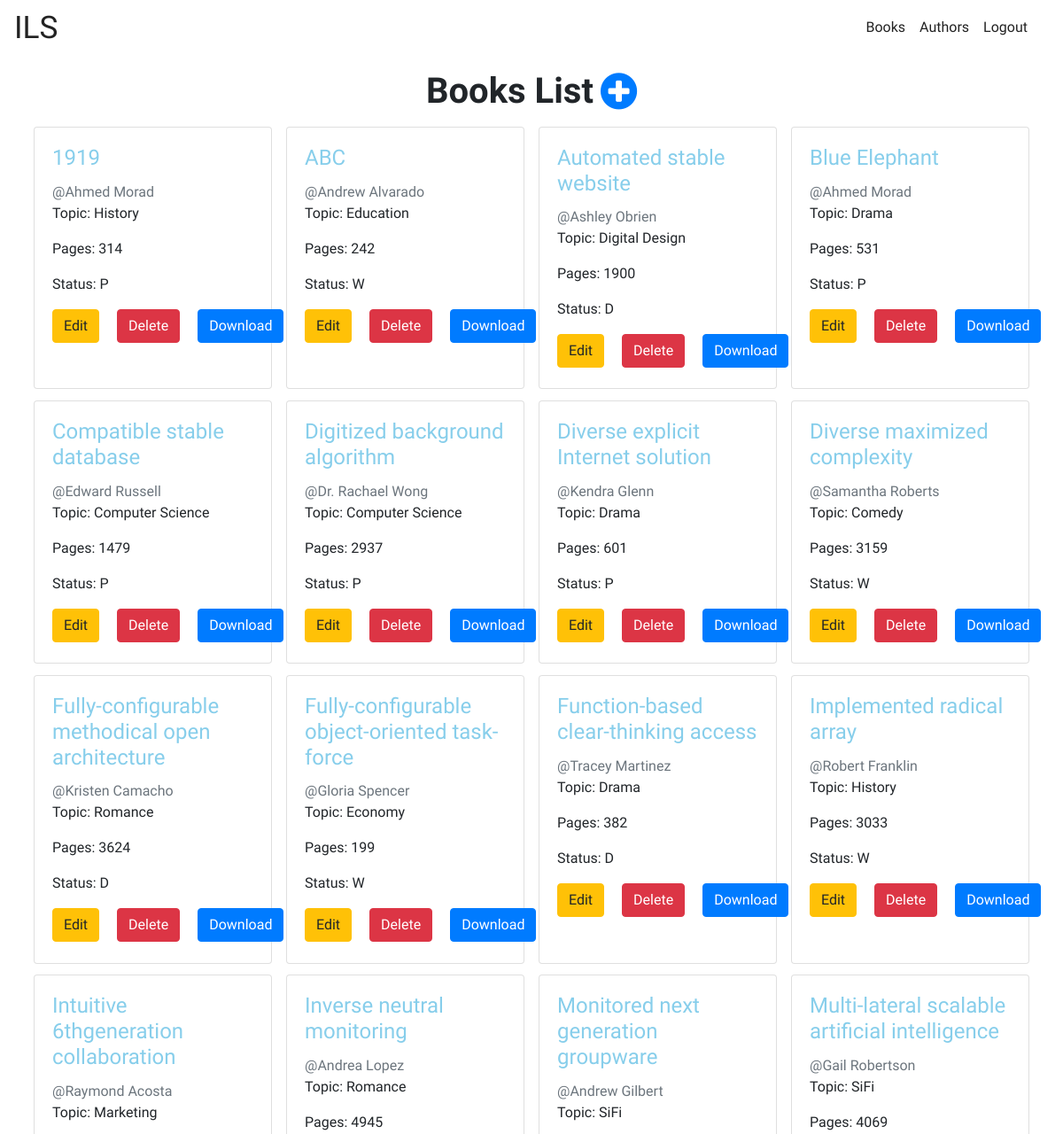
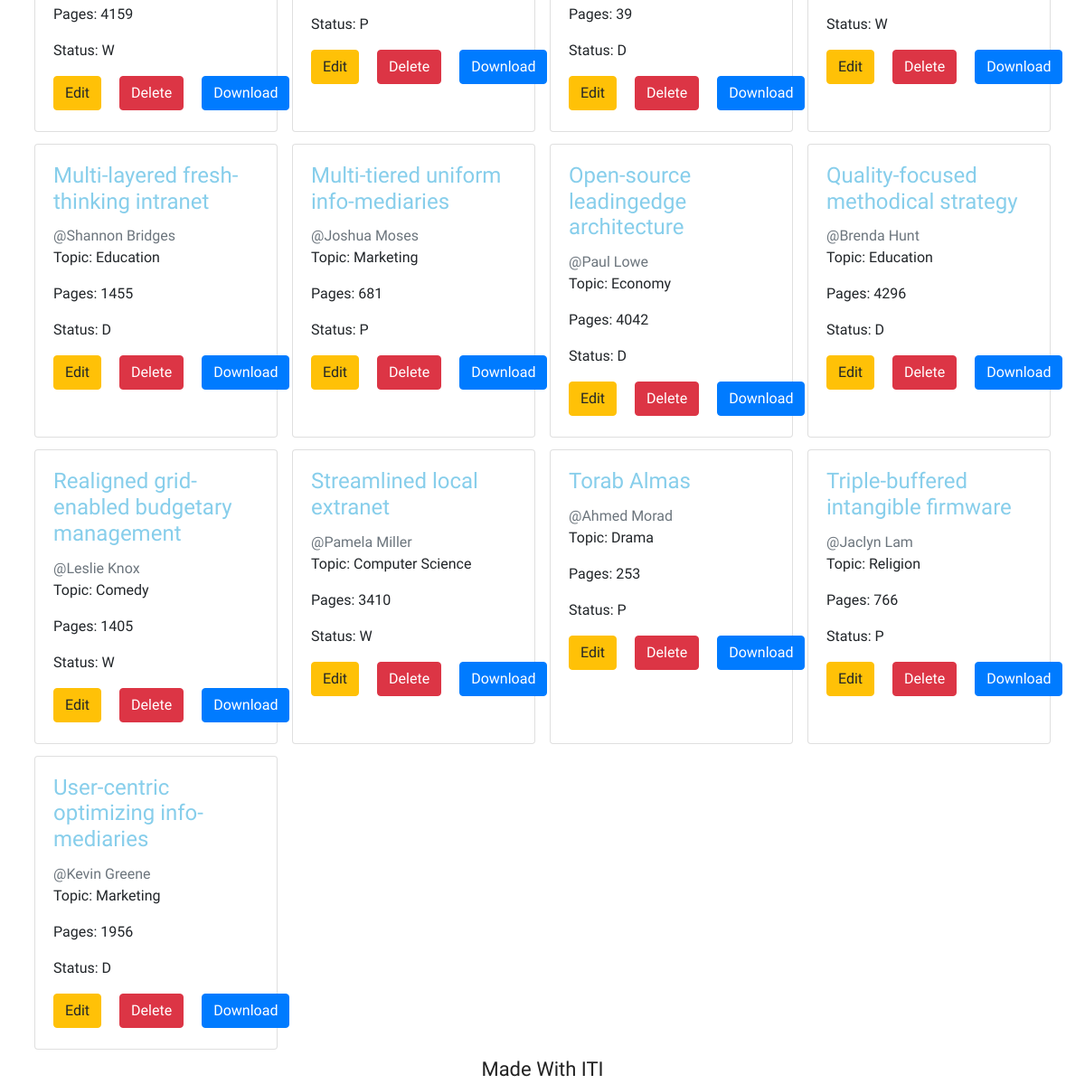
The page /book/book_list (signed in) on the database its author committed (2 pictures, top to bottom).
### Book/models.py (models this page shows, shortened)
class Book(models.Model):
    title = models.CharField(max_length=128)
    publish_date = models.DateField()
    number_of_pages = fields.IntegerRangeField(min_value=1, max_value=5000)
    P = 'P'
    W = 'W'
    D = 'D'
    STATUS_FIELDS = (
        (P, "Published"),
        (W, "Withdrawn"),
        (D, "Draft")
    )
    status = models.CharField(choices=STATUS_FIELDS, max_length=1, default=P)
    author = models.ForeignKey(Author, on_delete=models.CASCADE, related_name='author_books')
    topic = models.ForeignKey(Topic, on_delete=models.CASCADE, related_name='topic_books')

class Topic(models.Model):
    name = models.CharField(max_length=128)
    def __str__(self):
        return self.name

### Author/models.py (models this page shows, shortened)
class Author(models.Model):
    name = models.CharField(max_length=128)
    email = models.CharField(max_length=128)
    nationallity = CountryField()
    def __str__(self):
        return self.name

### Book/views.py (the view)
# urls.py: path('book_list', views.BookListView.as_view(), name='book_list'),
class BookListView(generic.ListView):
    model = Book
    template_name = 'Book/book_list.html'
    queryset = Book.objects.all().order_by('title')

### Book/templates/Book/book_list.html
{% extends 'base.html' %}
{% load static %}
{% load get_by_index %}
{% block extraheading %}
    <link rel="stylesheet" href=" {% static 'css/book.css' %}">
{% endblock extraheading %}
{% block content %}
    <div class="d-flex justify-content-around">
        <div class="row">
            <h1 style="font-weight: bold;" class="yeseva mr-2 ">Books List</h1>
            {% if perms.Book.change_book %}
                <a href="{% url 'book:book_add' %}"><i class="fa fa-3x fa-plus-circle" aria-hidden="true"></i></a>
            {% endif %}
        </div>
    </div>
    <div class="row d-flex justify-content-start">
        {% for b in book_list %}
            <div class="col-md-3 col-12 p-2">
                <div class="card" style="min-height: 101%;">
                    <div class="card-body">
                        <h4 class="card-title" style="color: skyblue;">{{ b.title }}</h4>
                        <a href="{% url 'author:author_details' pk=b.author.pk %}" class="text-muted">@{{ b.author }}</a>
                        <p class="card-text">Topic: {{ b.topic }}</p>
                        <p class="card-text">Pages: {{ b.number_of_pages }}</p>
                        <p class="card-text">Status: {{ b.status }}</p>
                        <div class="d-flex justify-content-around">
                            {% if perms.Book.change_book %}
                                <a href="{% url 'book:book_edit' pk=b.pk %}" class="card-link btn btn-warning">Edit</a>
                            {% endif %}
                            {% if perms.Book.delete_book %}
                                <a href="{% url 'book:book_delete' pk=b.pk %}" class="card-link btn btn-danger">Delete</a>
                            {% endif %}
                            <a href="https://www.google.com" class="card-link btn btn-primary">Download</a>
                        </div>
                    </div>
                </div>
            </div>
        {% endfor %}
    </div>
{% endblock content %}

### static/css/base.css (style rules this page uses)
html,body { width: 100%; height: 100%; font-family: 'Sedgwick Ave', cursive; }

### Book/static/css/book.css (style rules this page uses)
.yeseva { font-family: 'Yeseva One', cursive; }

### rows shown on the page
Book: title "1919", author "Ahmed Morad", topic "History", number_of_pages "314", status "P"
Book: title "ABC", author "Andrew Alvarado", topic "Education", number_of_pages "242", status "W"
Book: title "Automated stable website", author "Ashley Obrien", topic "Digital Design", number_of_pages "1900", status "D"
Book: title "Blue Elephant", author "Ahmed Morad", topic "Drama", number_of_pages "531", status "P"
Book: title "Compatible stable database", author "Edward Russell", topic "Computer Science", number_of_pages "1479", status "P"
Book: title "Digitized background algorithm", author "Dr. Rachael Wong", topic "Computer Science", number_of_pages "2937", status "P"
Book: title "Diverse explicit Internet solution", author "Kendra Glenn", topic "Drama", number_of_pages "601", status "P"
Book: title "Diverse maximized complexity", author "Samantha Roberts", topic "Comedy", number_of_pages "3159", status "W"
Book: title "Fully-configurable methodical open architecture", author "Kristen Camacho", topic "Romance", number_of_pages "3624", status "D"
Book: title "Fully-configurable object-oriented task-force", author "Gloria Spencer", topic "Economy", number_of_pages "199", status "W"
Book: title "Function-based clear-thinking access", author "Tracey Martinez", topic "Drama", number_of_pages "382", status "D"
Book: title "Implemented radical array", author "Robert Franklin", topic "History", number_of_pages "3033", status "W"
Book: title "Intuitive 6thgeneration collaboration", author "Raymond Acosta", topic "Marketing", number_of_pages "4159", status "W"
Book: title "Inverse neutral monitoring", author "Andrea Lopez", topic "Romance", number_of_pages "4945", status "P"
Book: title "Monitored next generation groupware", author "Andrew Gilbert", topic "SiFi", number_of_pages "39", status "D"
Book: title "Multi-lateral scalable artificial intelligence", author "Gail Robertson", topic "SiFi", number_of_pages "4069", status "W"
Book: title "Multi-layered fresh-thinking intranet", author "Shannon Bridges", topic "Education", number_of_pages "1455", status "D"
Book: title "Multi-tiered uniform info-mediaries", author "Joshua Moses", topic "Marketing", number_of_pages "681", status "P"
Book: title "Open-source leadingedge architecture", author "Paul Lowe", topic "Economy", number_of_pages "4042", status "D"
Book: title "Quality-focused methodical strategy", author "Brenda Hunt", topic "Education", number_of_pages "4296", status "D"
Book: title "Realigned grid-enabled budgetary management", author "Leslie Knox", topic "Comedy", number_of_pages "1405", status "W"
Book: title "Streamlined local extranet", author "Pamela Miller", topic "Computer Science", number_of_pages "3410", status "W"
Book: title "Torab Almas", author "Ahmed Morad", topic "Drama", number_of_pages "253", status "P"
Book: title "Triple-buffered intangible firmware", author "Jaclyn Lam", topic "Religion", number_of_pages "766", status "P"
Book: title "User-centric optimizing info-mediaries", author "Kevin Greene", topic "Marketing", number_of_pages "1956", status "D"
